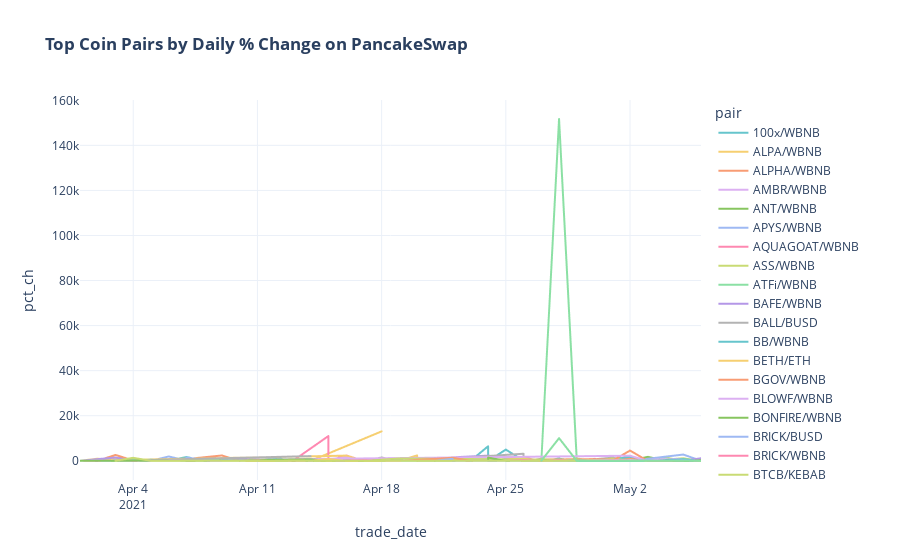

Here is the notebook cell this chart was saved with:
### Code cell
fig = px.line(df2
             ,x='trade_date'
             ,y='pct_ch'
             ,color='pair'
#              ,log_y=True
#              ,line_shape='spline'
             ,template='plotly_white'
             ,color_discrete_sequence=px.colors.qualitative.Pastel
             ,title='<b>Top Coin Pairs by Daily % Change on PancakeSwap')
fig.show()
